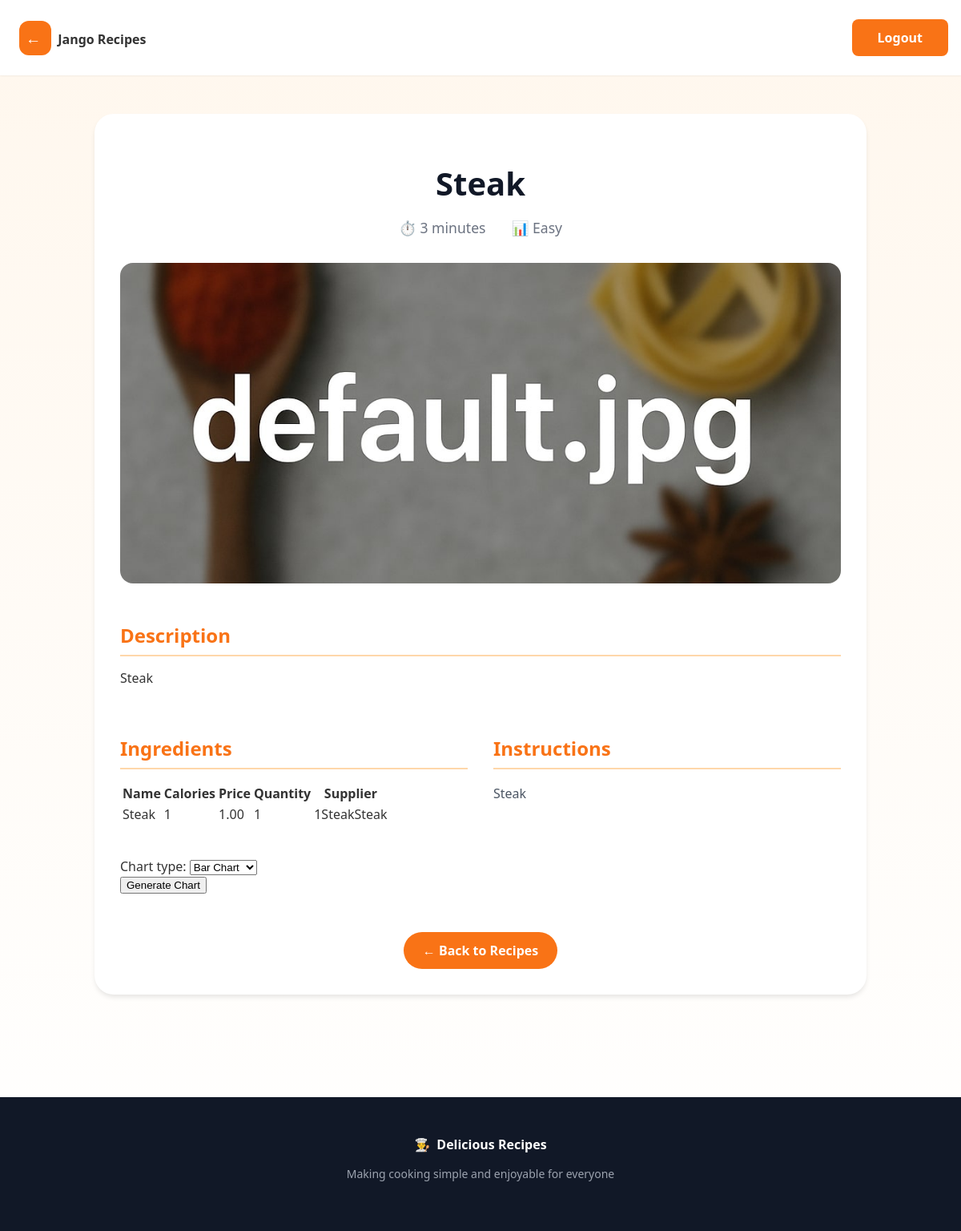
The app's page /recipe/2 (signed in) with its own data.
### recipes/models.py (models this page shows, shortened)
class Recipe(models.Model):
    name = models.CharField(max_length=200)
    user = models.ForeignKey(User, on_delete=models.CASCADE)
    cooking_time = models.IntegerField(help_text='in minutes', default=0)
    description = models.TextField()
    ingredients = models.ManyToManyField('Ingredient')  # Reference Ingredient in the same app
    instructions = models.TextField()
    pic = models.ImageField(upload_to='recipe_pics', default='no_picture.jpg')
    @property
    def difficulty(self):
        ingredient_count = self.ingredients.count()
        if self.cooking_time < 30 and ingredient_count <= 5:
            return 'Easy'
        elif self.cooking_time < 30 and ingredient_count > 5:
            return 'Medium'
        elif self.cooking_time >= 30 and ingredient_count <= 5:
            return 'Intermediate'
        else:
            return 'Hard'

class Ingredient(models.Model):
    name = models.CharField(max_length=255)
    calories  = models.IntegerField()
    price = models.DecimalField(max_digits=5, decimal_places=2)
    quantity = models.IntegerField()
    supplier = models.CharField(max_length=255)
    pic = models.ImageField(upload_to='ingredient_pics', default='no_picture.jpg')

### recipes/views.py (the view)
# urls.py: path('recipe/<int:id>', Details, name='detail'),
@login_required
def Details(request, id):
    chart = None
    recipe = get_object_or_404(Recipe, pk=id)
    ingredients_qs = recipe.ingredients.all()
    ingredients_df = DataFrame(list(ingredients_qs.values())) if ingredients_qs.exists() else DataFrame()
    form = ChartForm(request.POST or None)
    if request.method == 'POST' and ingredients_df.shape[0] > 0:
        chart_type = request.POST.get('chart_type')
        chart = get_chart(chart_type, ingredients_df, labels=ingredients_df['name'].values)
    context = {
        'recipe': recipe,
        'ingredients': ingredients_qs,
        'chart': chart,
        'form': form,
    }
    return render(request, 'recipes/recipe_detail.html', context)

### recipes/forms.py
class ChartForm(forms.Form):
   chart_type = forms.ChoiceField(choices=CHART_CHOICES)

### recipes/templates/recipes/recipe_detail.html (shortened to what this page needs)
{% load static %}
<!DOCTYPE html>
<html>
<head>
  <link rel="stylesheet" type="text/css" href="{% static 'recipes/css/styles.css' %}">
</head>
<body>
  <div class="main-container">
    <header class="main-header">
      <div class="header-content">
        <div class="logo-section">
          <a href="{% url 'recipes:home' %}" class="logo-text">
            <span class="logo-icon">
              ←
            </span>
            <span class="logo-text">Jango Recipes</span>
          </a>
        </div>
        <div class="logout-section">
          <a class="logout-btn" href="{% url 'logout' %}">Logout</a>
        </div>
      </div>
    </header>
    <div class="content-section">
      <div class="detail-container">
        <div class="detail-header">
          <h1>{{ recipe.name }}</h1>
          <div class="detail-meta">
            <span class="meta-item">⏱️ {{ recipe.cooking_time }} minutes</span>
            <span class="meta-item">📊 {{ recipe.difficulty }}</span>
          </div>
        </div>
        <div class="detail-image">
          <img src="{{ recipe.pic.url }}" alt="{{ recipe.name }}">
        </div>
        <div class="detail-content">
          <div class="detail-section">
            <h2>Description</h2>
            <p>{{ recipe.description }}</p>
          </div>
          <div class="detail-grid">
            <div class="detail-section">
              <h2>Ingredients</h2>
              {% if ingredients %}
              <div class="table-wrapper">
                <table class="ingredients-table">
                  <thead>
                    <tr>
                      <th>Name</th>
                      <th>Calories</th>
                      <th>Price</th>
                      <th>Quantity</th>
                      <th>Supplier</th>
                    </tr>
                  </thead>
                  <tbody>
                    {% for ingredient in ingredients %}
                    <tr>
                      <td>{{ ingredient.name }}</td>
                      <td>{{ ingredient.calories }}</td>
                      <td>{{ ingredient.price }}</td>
                      <td>{{ ingredient.quantity }}</td>
                      <td>{{ ingredient.supplier }}</td>
                    </tr>
                    {% endfor %}
                  </tbody>
                </table>
              </div>
              {% else %}
              <p>No ingredients listed.</p>
              {% endif %}
            </div>
            <div class="detail-section">
              <h2>Instructions</h2>
              <div class="instructions-text">
                {{ recipe.instructions|linebreaks }}
              </div>
            </div>
          </div>
        </div>
        <div class="detail-chart">
          {% if form %}
          <form method="POST" action="">
            {{ form }}
            <button type="submit">Generate Chart</button>
          </form>
          {% endif %}
        </div>
        <div class="back-link">
          <a href="{% url 'recipes:home' %}" class="cta-button">← Back to Recipes</a>
        </div>
      </div>
    </div>
    <footer class="main-footer">
      <div class="footer-content">
        <div class="footer-logo">
          <span>👨‍🍳</span>
          <span>Delicious Recipes</span>
        </div>
        <p>Making cooking simple and enjoyable for everyone</p>
      </div>
    </footer>
  </div>
</body>
</html>

### recipes/static/recipes/css/styles.css (style rules this page uses)
body { font-family: 'Segoe UI', Tahoma, Geneva, Verdana, sans-serif; background: linear-gradient(to bottom, #fff7ed, #ffffff); margin: 0; padding: 0; color: #333; min-height: 100vh; }
.main-container { display: flex; flex-direction: column; min-height: 100vh; }
.main-header { background-color: white; box-shadow: 0 1px 2px 0 rgba(0, 0, 0, 0.05); position: sticky; top: 0; z-index: 10; }
.header-content { max-width: 1280px; margin: 0 auto; padding: 1.5rem 1rem; display: flex; align-items: center; justify-content: space-between; }
.logo-section { display: flex; align-items: center; gap: 0.75rem; }
.logo-icon { background-color: #f97316; padding: 0.5rem; border-radius: 0.75rem; color: white; font-size: 1.2rem; width: 20%; }
.logo-text { text-decoration: none; color: inherit; font-weight: 600; padding: 0.5rem; }
.logout-section { padding: 0.5rem 1.25rem; display: flex; align-items: center; gap: 0.75rem; background-color: #f97316; border-radius: 0.5rem; }
.logout-btn { text-decoration: none; color: white; font-weight: 600; padding: 0.25rem 0.75rem; transition: background-color 0.2s; }
.cta-button { display: inline-block; background-color: #f97316; color: white; padding: 0.75rem 1.5rem; border-radius: 9999px; font-weight: 600; text-decoration: none; transition: background-color 0.2s; }
.content-section { max-width: 1280px; margin: 0 auto; padding: 3rem 1rem; flex-grow: 1; width: 100%; box-sizing: border-box; }
.detail-container { background-color: white; border-radius: 1.5rem; padding: 2rem; box-shadow: 0 4px 6px -1px rgba(0, 0, 0, 0.1); max-width: 900px; margin: 0 auto; }
.detail-header { text-align: center; margin-bottom: 2rem; }
.detail-header h1 { font-size: 2.5rem; color: #111827; margin-bottom: 1rem; }
.detail-meta { display: flex; justify-content: center; gap: 2rem; color: #6b7280; font-size: 1.1rem; }
.detail-image { width: 100%; height: 400px; border-radius: 1rem; overflow: hidden; margin-bottom: 3rem; }
.detail-image img { width: 100%; height: 100%; object-fit: cover; }
.detail-section { margin-bottom: 2.5rem; }
.detail-section h2 { color: #f97316; border-bottom: 2px solid #fed7aa; padding-bottom: 0.5rem; margin-bottom: 1rem; font-size: 1.5rem; }
.detail-grid { display: grid; grid-template-columns: 1fr; gap: 2rem; }
@media (min-width: 768px) { .detail-grid { grid-template-columns: 1fr 1fr; } }
.ingredients-list, .instructions-text { line-height: 1.8; color: #4b5563; }
.back-link { margin-top: 3rem; text-align: center; }
.main-footer { background-color: #111827; color: white; padding: 3rem 1rem; margin-top: 5rem; }
.footer-content { max-width: 1280px; margin: 0 auto; text-align: center; }
.footer-logo { display: flex; align-items: center; justify-content: center; gap: 0.5rem; margin-bottom: 1rem; font-weight: 600; }
.footer-content p { color: #9ca3af; font-size: 0.875rem; }

### records on screen
Recipe: name "Steak", cooking_time "3", difficulty "Easy", pic (placeholder picture), description "Steak", instructions "Steak"
Ingredient: name "Steak", calories "1", price "1.00", quantity "1", supplier "1SteakSteak"
